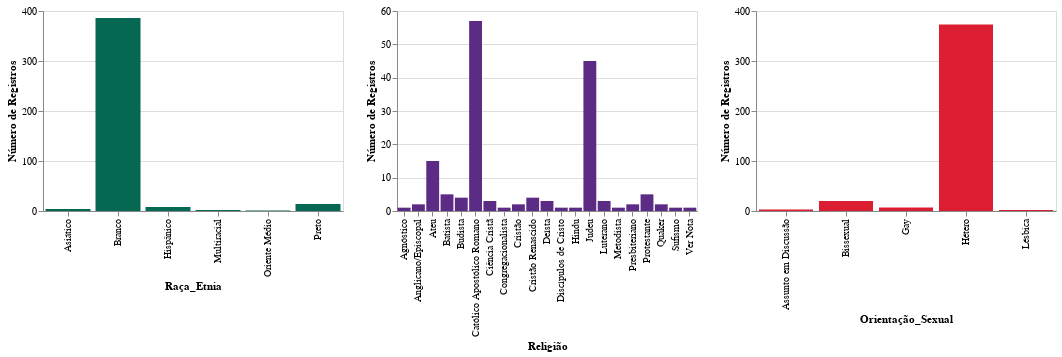

The code cell stored with this chart in its notebook:
### Markdown cell above
Olhando novamente para as modas, podemos fazer rapidamente histogramas das variáveis `Raça_Etnia`, `Religião` e `Orientação_Sexual`.

### Code cell
dist_chart = alt.Chart(oscar).mark_bar().encode(
    alt.Y('count()', title='Número de Registros'),
).properties(
    width=300,
    height=200
)

dist_chart.mark_bar(color=colors['emerald']).encode(
    alt.X('Raça_Etnia:N')
) | dist_chart.transform_filter(
    'datum.Religião != null'
).mark_bar(color=colors['violet']).encode(
    alt.X('Religião:N')
) | dist_chart.transform_filter(
    'datum.Orientação_Sexual != "Na"'
).mark_bar(color=colors['cherry']).encode(
    alt.X('Orientação_Sexual:N')
)

### Figure 1 — Vega-Lite specification as saved in the notebook (floating-point values rounded to 4 significant figures; data arrays with more than 128 entries replaced by an {"elided": "..."} marker saying what was removed)
{"config": {"view": {"continuousWidth": 300, "continuousHeight": 300}}, "hconcat": [{"mark": {"type": "bar", "color": "#046852"}, "encoding": {"x": {"field": "Raça_Etnia", "type": "nominal"}, "y": {"aggregate": "count", "title": "Número de Registros", "type": "quantitative"}}, "height": 200, "width": 300}, {"mark": {"type": "bar", "color": "#5C2B85"}, "encoding": {"x": {"field": "Religião", "type": "nominal"}, "y": {"aggregate": "count", "title": "Número de Registros", "type": "quantitative"}}, "height": 200, "transform": [{"filter": "datum.Religião != null"}], "width": 300}, {"mark": {"type": "bar", "color": "#DC1E33"}, "encoding": {"x": {"field": "Orientação_Sexual", "type": "nominal"}, "y": {"aggregate": "count", "title": "Número de Registros", "type": "quantitative"}}, "height": 200, "transform": [{"filter": "datum.Orientação_Sexual != \"Na\""}], "width": 300}], "data": {"name": "data-06d1c38db22666009ebb04f092631739"}, "$schema": "https://vega.github.io/schema/vega-lite/v5.20.1.json", "datasets": {"data-06d1c38db22666009ebb04f092631739": {"elided": "415 records"}}}
